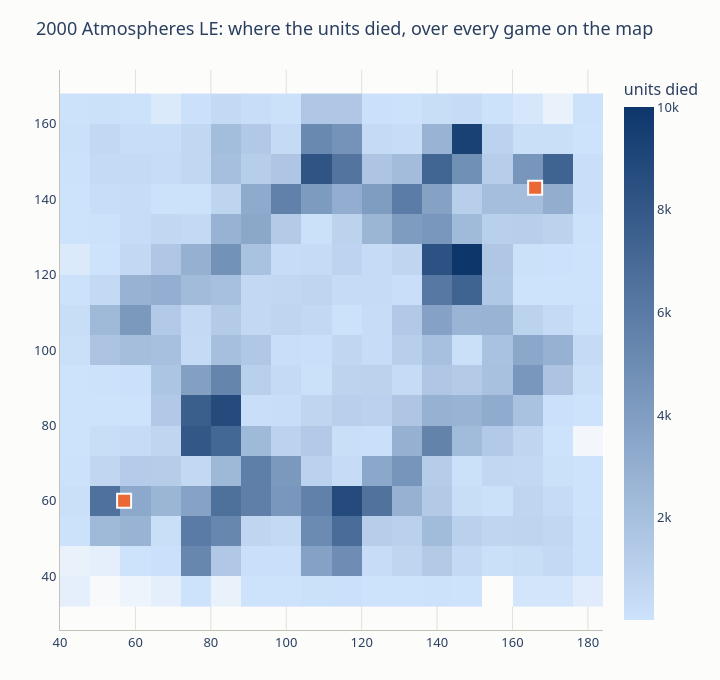

The code cell stored with this chart in its notebook:
### Code cell
import plotly.graph_objects as go

grid = cells.pivot(on="cell_x", index="cell_y", values="deaths", sort_columns=True).sort("cell_y").fill_null(0)
xs = [int(column) for column in grid.columns if column != "cell_y"]
fig = go.Figure(
    go.Heatmap(
        z=grid.drop("cell_y").to_numpy(), x=[x + CELL / 2 for x in xs], y=(grid["cell_y"] + CELL / 2).to_list(),
        colorscale=[[0, "#fcfcfb"], [0.001, viz.SEQUENTIAL[0]], [1, viz.SEQUENTIAL[-1]]], colorbar=dict(title="units died"),
        hovertemplate="x %{x}, y %{y}: %{z} units died<extra></extra>",
    )
)
fig.add_trace(go.Scatter(x=spawns["x"], y=spawns["y"], mode="markers", name="spawn", marker=dict(symbol="square", size=14, color=viz.SERIES[1], line=dict(width=2, color="#fcfcfb")),
                         hovertemplate="spawn at %{x}, %{y}<extra></extra>"))
fig.update_layout(title=f"{MAP}: where the units died, over every game on the map", width=720, height=680)
fig.update_yaxes(scaleanchor="x", scaleratio=1)
viz.show(fig, "level_5_death_heatmap")

### Figure 1 — Plotly figure (JSON) as saved in the notebook; plotly's stock layout.template omitted (floating-point values rounded to 4 significant figures; data arrays with more than 128 entries replaced by an {"elided": "..."} marker saying what was removed)
{"data": [{"colorbar": {"title": {"text": "units died"}}, "colorscale": [[0, "#fcfcfb"], [0.001, "#cde2fb"], [1, "#0d366b"]], "hovertemplate": "x %{x}, y %{y}: %{z} units died<extra></extra>", "type": "heatmap", "x": [44.0, 52.0, 60.0, 68.0, 76.0, 84.0, 92.0, 100.0, 108.0, 116.0, 124.0, 132.0, 140.0, 148.0, 156.0, 164.0, 172.0, 180.0], "y": [36.0, 44.0, 52.0, 60.0, 68.0, 76.0, 84.0, 92.0, 100.0, 108.0, 116.0, 124.0, 132.0, 140.0, 148.0, 156.0, 164.0], "z": {"elided": "17x18 int values"}}, {"hovertemplate": "spawn at %{x}, %{y}<extra></extra>", "marker": {"color": "#eb6834", "line": {"color": "#fcfcfb", "width": 2}, "size": 14, "symbol": "square"}, "mode": "markers", "name": "spawn", "type": "scatter", "x": [166.0, 57.0], "y": [143.0, 60.0]}], "layout": {"font": {"family": "system-ui, -apple-system, Segoe UI, sans-serif", "size": 13}, "height": 680, "legend": {"orientation": "h", "title": {}, "x": 0, "xanchor": "left", "y": 1.02, "yanchor": "bottom"}, "margin": {"b": 50, "l": 60, "r": 30, "t": 70}, "paper_bgcolor": "#fcfcfb", "plot_bgcolor": "#fcfcfb", "title": {"text": "2000 Atmospheres LE: where the units died, over every game on the map"}, "width": 720, "xaxis": {"gridcolor": "#e1e0d9", "linecolor": "#c3c2b7", "zerolinecolor": "#c3c2b7"}, "yaxis": {"gridcolor": "#e1e0d9", "linecolor": "#c3c2b7", "scaleanchor": "x", "scaleratio": 1, "zerolinecolor": "#c3c2b7"}}}
